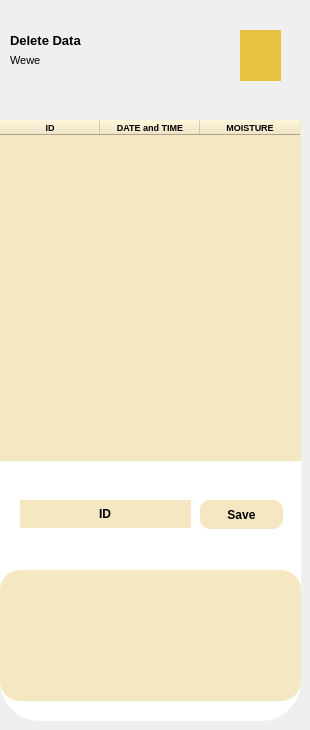
    <widget class="QWidget" name="page_5">
     <widget class="QFrame" name="frame_16">
      <property name="geometry">
       <rect>
        <x>0</x>
        <y>120</y>
        <width>301</width>
        <height>601</height>
       </rect>
      </property>
      <property name="styleSheet">
       <string notr="true">background-color: rgb(255, 255, 255);
border-radius: 40px;</string>
      </property>
      <property name="frameShape">
       <enum>QFrame::Shape::StyledPanel</enum>
      </property>
      <property name="frameShadow">
       <enum>QFrame::Shadow::Raised</enum>
      </property>
      <widget class="QFrame" name="frame_17">
       <property name="geometry">
        <rect>
         <x>0</x>
         <y>450</y>
         <width>301</width>
         <height>131</height>
        </rect>
       </property>
       <property name="styleSheet">
        <string notr="true">background-color:#f4e7c2;
border-radius:20px;</string>
       </property>
       <property name="frameShape">
        <enum>QFrame::Shape::StyledPanel</enum>
       </property>
       <property name="frameShadow">
        <enum>QFrame::Shadow::Raised</enum>
       </property>
       <widget class="QPushButton" name="dashboardPushButton_5">
        <property name="geometry">
         <rect>
          <x>20</x>
          <y>10</y>
          <width>51</width>
          <height>51</height>
         </rect>
        </property>
        <property name="styleSheet">
         <string notr="true"/>
        </property>
        <property name="text">
         <string/>
        </property>
        <property name="icon">
         <iconset resource="res.qrc">
          <normaloff>:/image/dashboard.png</normaloff>:/image/dashboard.png</iconset>
        </property>
        <property name="iconSize">
         <size>
          <width>43</width>
          <height>43</height>
         </size>
        </property>
       </widget>
       <widget class="QPushButton" name="settingsPushButton_5">
        <property name="geometry">
         <rect>
          <x>90</x>
          <y>10</y>
          <width>51</width>
          <height>51</height>
         </rect>
        </property>
        <property name="text">
         <string/>
        </property>
        <property name="icon">
         <iconset resource="res.qrc">
          <normaloff>:/image/settings.png</normaloff>:/image/settings.png</iconset>
        </property>
        <property name="iconSize">
         <size>
          <width>40</width>
          <height>40</height>
         </size>
        </property>
       </widget>
       <widget class="QPushButton" name="notificationPushButton_5">
        <property name="geometry">
         <rect>
          <x>160</x>
          <y>10</y>
          <width>51</width>
          <height>51</height>
         </rect>
        </property>
        <property name="text">
         <string/>
        </property>
        <property name="icon">
         <iconset resource="res.qrc">
          <normaloff>:/image/notification.png</normaloff>:/image/notification.png</iconset>
        </property>
        <property name="iconSize">
         <size>
          <width>40</width>
          <height>40</height>
         </size>
        </property>
       </widget>
       <widget class="QPushButton" name="profilePushButton_5">
        <property name="geometry">
         <rect>
          <x>230</x>
          <y>10</y>
          <width>51</width>
          <height>51</height>
         </rect>
        </property>
        <property name="text">
         <string/>
        </property>
        <property name="icon">
         <iconset resource="res.qrc">
          <normaloff>:/image/profile.png</normaloff>:/image/profile.png</iconset>
        </property>
        <property name="iconSize">
         <size>
          <width>30</width>
          <height>30</height>
         </size>
        </property>
       </widget>
      </widget>
      <widget class="QTableWidget" name="tableWidget_3">
       <property name="geometry">
        <rect>
         <x>0</x>
         <y>0</y>
         <width>301</width>
         <height>341</height>
        </rect>
       </property>
       <property name="font">
        <font>
         <family>Tahoma</family>
         <pointsize>7</pointsize>
        </font>
       </property>
       <property name="styleSheet">
        <string notr="true">color:#000;
background-color: rgb(244, 231, 194);
border-radius:0;</string>
       </property>
       <attribute name="horizontalHeaderMinimumSectionSize">
        <number>18</number>
       </attribute>
       <attribute name="horizontalHeaderDefaultSectionSize">
        <number>100</number>
       </attribute>
       <attribute name="horizontalHeaderHighlightSections">
        <bool>true</bool>
       </attribute>
       <column>
        <property name="text">
         <string>ID</string>
        </property>
        <property name="font">
         <font>
          <family>Tahoma</family>
          <pointsize>7</pointsize>
          <bold>true</bold>
         </font>
        </property>
       </column>
       <column>
        <property name="text">
         <string>DATE and TIME</string>
        </property>
        <property name="font">
         <font>
          <family>Tahoma</family>
          <pointsize>7</pointsize>
          <bold>true</bold>
         </font>
        </property>
       </column>
       <column>
        <property name="text">
         <string>MOISTURE</string>
        </property>
        <property name="font">
         <font>
          <family>Tahoma</family>
          <pointsize>7</pointsize>
          <bold>true</bold>
         </font>
        </property>
       </column>
      </widget>
      <widget class="QPushButton" name="editPushButton_2">
       <property name="geometry">
        <rect>
         <x>200</x>
         <y>380</y>
         <width>83</width>
         <height>29</height>
        </rect>
       </property>
       <property name="font">
        <font>
         <family>Tahoma</family>
         <bold>true</bold>
        </font>
       </property>
       <property name="styleSheet">
        <string notr="true">color:#000;
background-color: rgb(244, 231, 194);
border-radius:10px;</string>
       </property>
       <property name="text">
        <string>Save</string>
       </property>
      </widget>
      <widget class="QLineEdit" name="deleteIDLineEdit">
       <property name="geometry">
        <rect>
         <x>20</x>
         <y>380</y>
         <width>171</width>
         <height>28</height>
        </rect>
       </property>
       <property name="font">
        <font>
         <family>Tahoma</family>
         <bold>true</bold>
        </font>
       </property>
       <property name="contextMenuPolicy">
        <enum>Qt::ContextMenuPolicy::PreventContextMenu</enum>
       </property>
       <property name="styleSheet">
        <string notr="true">background-color: rgb(244, 231, 194);
color:#000;</string>
       </property>
       <property name="text">
        <string>ID</string>
       </property>
       <property name="alignment">
        <set>Qt::AlignmentFlag::AlignCenter</set>
       </property>
      </widget>
     </widget>
     <widget class="QLabel" name="label_12">
      <property name="geometry">
       <rect>
        <x>10</x>
        <y>30</y>
        <width>201</width>
        <height>20</height>
       </rect>
      </property>
      <property name="font">
       <font>
        <family>Tahoma</family>
        <pointsize>10</pointsize>
        <bold>true</bold>
       </font>
      </property>
      <property name="styleSheet">
       <string notr="true">color:#000;
border:none;</string>
      </property>
      <property name="text">
       <string>Delete Data</string>
      </property>
      <property name="alignment">
       <set>Qt::AlignmentFlag::AlignLeading|Qt::AlignmentFlag::AlignLeft|Qt::AlignmentFlag::AlignVCenter</set>
      </property>
     </widget>
     <widget class="QLabel" name="label_13">
      <property name="geometry">
       <rect>
        <x>10</x>
        <y>50</y>
        <width>141</width>
        <height>20</height>
       </rect>
      </property>
      <property name="font">
       <font>
        <family>Tahoma</family>
        <pointsize>8</pointsize>
        <bold>false</bold>
       </font>
      </property>
      <property name="styleSheet">
       <string notr="true">color:#000;
border:none;</string>
      </property>
      <property name="text">
       <string>Wewe</string>
      </property>
      <property name="alignment">
       <set>Qt::AlignmentFlag::AlignLeading|Qt::AlignmentFlag::AlignLeft|Qt::AlignmentFlag::AlignVCenter</set>
      </property>
     </widget>
     <widget class="QPushButton" name="pushButton_32">
      <property name="enabled">
       <bool>true</bool>
      </property>
      <property name="geometry">
       <rect>
        <x>240</x>
        <y>30</y>
        <width>41</width>
        <height>51</height>
       </rect>
      </property>
      <property name="styleSheet">
       <string notr="true">border:none;
background-color: rgb(229, 195, 65);</string>
      </property>
      <property name="text">
       <string/>
      </property>
      <property name="icon">
       <iconset resource="res.qrc">
        <normaloff>:/image/humaigoLogo-removebg-preview.png</normaloff>:/image/humaigoLogo-removebg-preview.png</iconset>
      </property>
      <property name="iconSize">
       <size>
        <width>50</width>
        <height>50</height>
       </size>
      </property>
     </widget>
    </widget>
